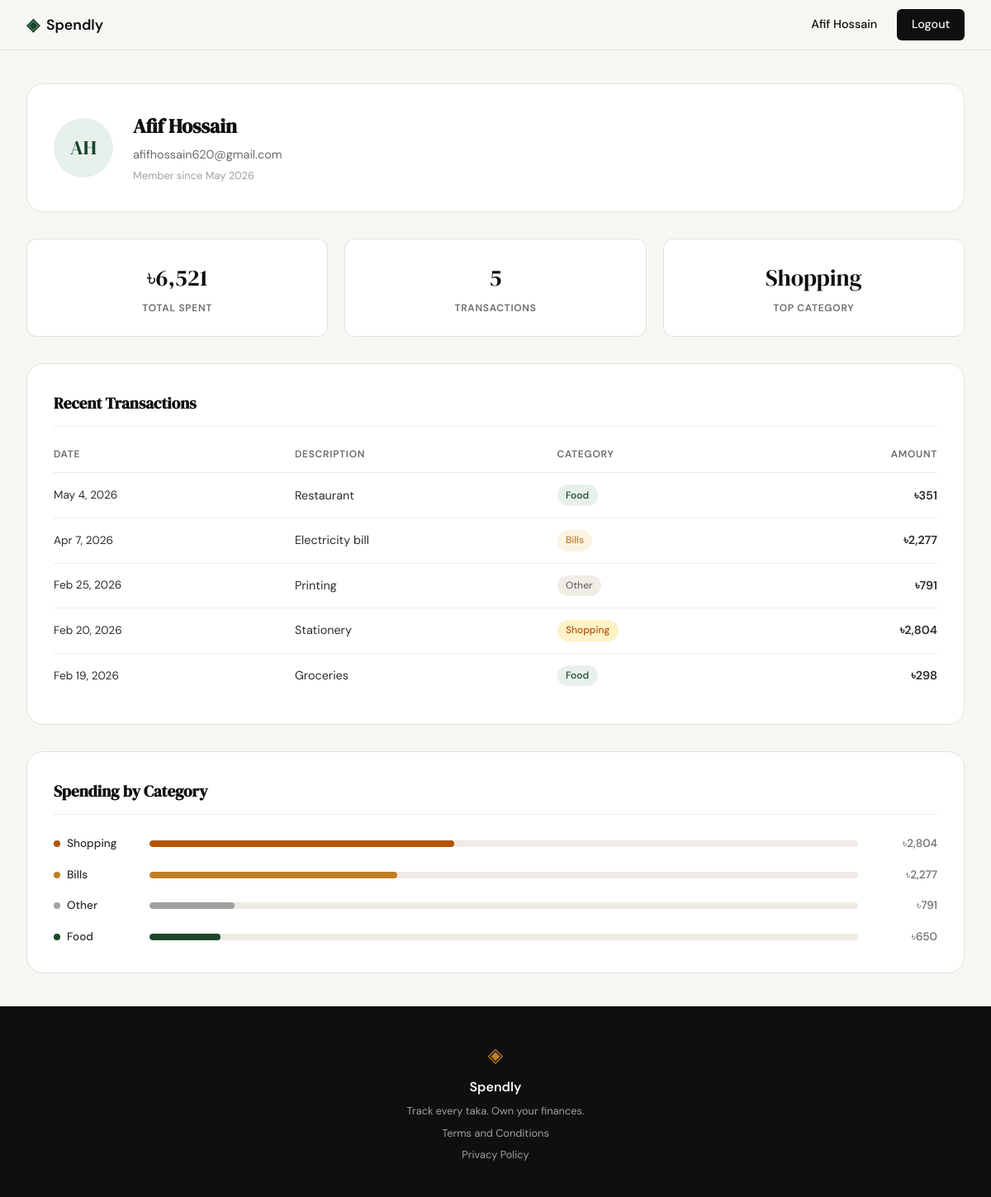
Screenshot of /profile (signed in) with the database file from the repository.
### tables this page shows
CREATE TABLE users (
            id            INTEGER PRIMARY KEY AUTOINCREMENT,
            name          TEXT    NOT NULL,
            email         TEXT    UNIQUE NOT NULL,
            password_hash TEXT    NOT NULL,
            created_at    TEXT    DEFAULT (datetime('now'))
        );

CREATE TABLE expenses (
            id          INTEGER PRIMARY KEY AUTOINCREMENT,
            user_id     INTEGER NOT NULL REFERENCES users(id),
            amount      REAL    NOT NULL,
            category    TEXT    NOT NULL,
            date        TEXT    NOT NULL,
            description TEXT,
            created_at  TEXT    DEFAULT (datetime('now'))
        );

### app.py (the view)
@app.route("/profile")
def profile():
    if not session.get("user_id"):
        return redirect(url_for("login"))
    user_id = session["user_id"]
    db_user = get_user_by_id(user_id)
    _month_names = ["January","February","March","April","May","June",
                    "July","August","September","October","November","December"]
    _y, _m = db_user["created_at"][:7].split("-")
    initials = "".join(w[0].upper() for w in db_user["name"].split()[:2])
    user = {
        "name":         db_user["name"],
        "email":        db_user["email"],
        "initials":     initials,
        "member_since": f"{_month_names[int(_m)-1]} {_y}",
    }
    raw_stats = get_expense_stats(user_id)
    stats = {
        "total_spent":       f"৳{raw_stats['total_spent']:,.0f}",
        "transaction_count": raw_stats["transaction_count"],
        "top_category":      raw_stats["top_category"] or "—",
    }
    _months = ["Jan","Feb","Mar","Apr","May","Jun",
               "Jul","Aug","Sep","Oct","Nov","Dec"]
    def _fmt_date(iso):
        y, m, d = iso.split("-")
        return f"{_months[int(m)-1]} {int(d)}, {y}"
    transactions = [
        {
            "date":        _fmt_date(row["date"]),
            "description": row["description"] or "",
            "category":    row["category"],
            "amount":      f"৳{row['amount']:,.0f}",
        }
        for row in get_recent_expenses(user_id)
    ]
    categories = [
        {
            "name":   cat["name"],
            "amount": f"৳{cat['amount']:,.0f}",
            "pct":    cat["pct"],
        }
        for cat in get_category_totals(user_id)
    ]
    return render_template("profile.html",
        user=user, stats=stats,
        transactions=transactions, categories=categories)

### database/db.py (called while the page is built)
def get_db():
    conn = sqlite3.connect(DB_PATH)
    conn.row_factory = sqlite3.Row
    conn.execute("PRAGMA foreign_keys = ON")
    return conn

def get_user_by_id(user_id):
    conn = get_db()
    user = conn.execute("SELECT * FROM users WHERE id = ?", (user_id,)).fetchone()
    conn.close()
    return user

def get_expense_stats(user_id):
    conn = get_db()
    row = conn.execute(
        "SELECT COALESCE(SUM(amount), 0) AS total, COUNT(*) AS cnt "
        "FROM expenses WHERE user_id = ?",
        (user_id,)
    ).fetchone()
    top = conn.execute(
        "SELECT category FROM expenses WHERE user_id = ? "
        "GROUP BY category ORDER BY SUM(amount) DESC LIMIT 1",
        (user_id,)
    ).fetchone()
    conn.close()
    return {
        "total_spent":       row["total"],
        "transaction_count": row["cnt"],
        "top_category":      top["category"] if top else None,
    }

def get_recent_expenses(user_id, limit=5):
    conn = get_db()
    rows = conn.execute(
        "SELECT * FROM expenses WHERE user_id = ? ORDER BY date DESC LIMIT ?",
        (user_id, limit)
    ).fetchall()
    conn.close()
    return rows

def get_category_totals(user_id):
    conn = get_db()
    grand = conn.execute(
        "SELECT COALESCE(SUM(amount), 0) FROM expenses WHERE user_id = ?",
        (user_id,)
    ).fetchone()[0]
    rows = conn.execute(
        "SELECT category, SUM(amount) AS total FROM expenses "
        "WHERE user_id = ? GROUP BY category ORDER BY total DESC",
        (user_id,)
    ).fetchall()
    conn.close()
    if not grand:
        return []
    return [
        {
            "name":   row["category"],
            "amount": row["total"],
            "pct":    round(row["total"] / grand * 100),
        }
        for row in rows
    ]

### templates/profile.html (shortened to what this page needs)
{% extends "base.html" %}
{% block content %}
<div class="profile-page">
    <div class="profile-inner">
        <div class="profile-hero">
            <div class="avatar-circle">{{ user.initials }}</div>
            <div class="profile-info">
                <h1 class="profile-name">{{ user.name }}</h1>
                <p class="profile-email">{{ user.email }}</p>
                <p class="profile-since">Member since {{ user.member_since }}</p>
            </div>
        </div>
        <div class="stats-row">
            <div class="stat-card">
                <div class="stat-value">{{ stats.total_spent }}</div>
                <div class="stat-label">Total Spent</div>
            </div>
            <div class="stat-card">
                <div class="stat-value">{{ stats.transaction_count }}</div>
                <div class="stat-label">Transactions</div>
            </div>
            <div class="stat-card">
                <div class="stat-value">{{ stats.top_category }}</div>
                <div class="stat-label">Top Category</div>
            </div>
        </div>
        <div class="profile-section">
            <h2 class="section-title">Recent Transactions</h2>
            <div class="tx-table-wrap">
                <table class="tx-table">
                    <thead>
                        <tr>
                            <th>Date</th>
                            <th>Description</th>
                            <th>Category</th>
                            <th>Amount</th>
                        </tr>
                    </thead>
                    <tbody>
                        {% for tx in transactions %}
                        <tr>
                            <td class="tx-date">{{ tx.date }}</td>
                            <td class="tx-desc">{{ tx.description }}</td>
                            <td><span class="cat-badge cat-badge--{{ tx.category | lower }}">{{ tx.category }}</span></td>
                            <td class="tx-amount">{{ tx.amount }}</td>
                        </tr>
                        {% endfor %}
                    </tbody>
                </table>
            </div>
        </div>
        <div class="profile-section">
            <h2 class="section-title">Spending by Category</h2>
            <div class="breakdown-list">
                {% for cat in categories %}
                <div class="breakdown-row">
                    <span class="breakdown-label">
                        <span class="cat-dot cat-dot--{{ cat.name | lower }}"></span>
                        {{ cat.name }}
                    </span>
                    <div class="breakdown-track">
                        <div class="breakdown-bar cat-bar--{{ cat.name | lower }}" style="--bar-w: {{ cat.pct }}%"></div>
                    </div>
                    <span class="breakdown-amt">{{ cat.amount }}</span>
                </div>
                {% endfor %}
            </div>
        </div>
    </div>
</div>
{% endblock %}

### templates/base.html (shortened to what this page needs)
<!DOCTYPE html>
<html lang="en">
<head>
    <link rel="stylesheet" href="{{ url_for('static', filename='css/style.css') }}">
</head>
<body>
    <nav class="navbar">
        <div class="nav-inner">
            <a href="{{ url_for('landing') }}" class="nav-brand">
                <span class="brand-icon">◈</span>
                <span class="brand-name">Spendly</span>
            </a>
            <div class="nav-links">
                {% if session.get('user_id') %}
                    <span class="nav-user">{{ session['user_name'] }}</span>
                    <a href="{{ url_for('logout') }}" class="nav-cta">Logout</a>
                {% else %}
                    <a href="{{ url_for('login') }}">Sign in</a>
                    <a href="{{ url_for('register') }}" class="nav-cta">Get started</a>
                {% endif %}
            </div>
        </div>
    </nav>
    <main class="main-content">
        {% block content %}{% endblock %}
    </main>
    <footer class="footer">
        <div class="footer-inner">
            <span class="brand-icon">◈</span>
            <span class="footer-name">Spendly</span>
            <p class="footer-copy">Track every taka. Own your finances.</p>
            <a href="/terms">Terms and Conditions</a>
            <a href="/privacy">Privacy Policy</a>
        </div>
    </footer>
</body>
</html>

### rows the page displays
users: user_name "Afif Hossain", name "Afif Hossain", email "afifhossain620@gmail.com"
expenses: top_category "Shopping", date "Feb 20, 2026", description "Stationery", category "Shopping", amount "৳2,804"
expenses: date "May 4, 2026", description "Restaurant", category "Food", amount "৳351"
expenses: date "Apr 7, 2026", description "Electricity bill", category "Bills", amount "৳2,277"
expenses: date "Feb 25, 2026", description "Printing", category "Other", amount "৳791"
expenses: date "Feb 19, 2026", description "Groceries", category "Food", amount "৳298"

### other values shown
{{ user.initials }} "AH"
{{ user.member_since }} "May 2026"
{{ stats.total_spent }} "৳6,521"
{{ stats.transaction_count }} "5"
{{ cat.name }} "Shopping" "Bills" "Other" "Food"
{{ cat.amount }} "৳2,804" "৳2,277" "৳791" "৳650"
